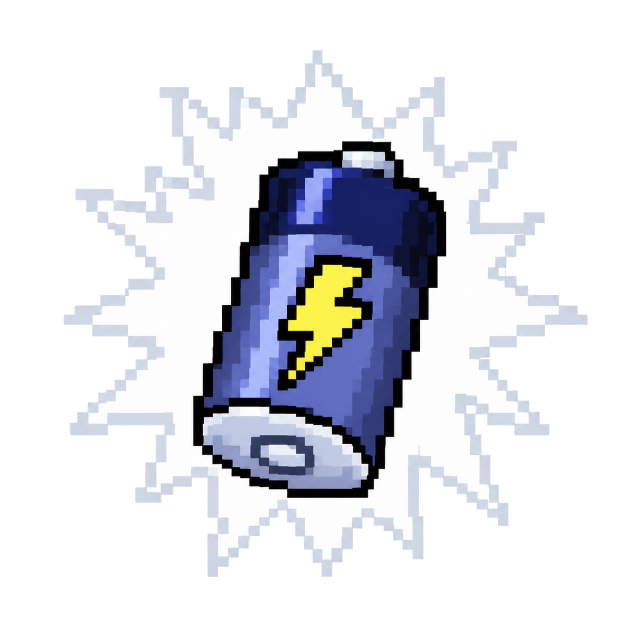
#> input picture output/imagegen/ability_icons_round34/battery_drain_transparent_source.png, 1254 x 1254 px (shown at 1/2 size)
$ python process_round34.py
#> lines starting #> are read from the running program, lines starting #| are printed output that depends on the picture; after the words box and inside, x2 and y2 are one past the last pixel; in counts of white or black regions, pixels touching at a corner belong together
from __future__ import annotations

from pathlib import Path

from PIL import Image, ImageDraw


ROOT = Path(__file__).resolve().parent
SIZE = 64


def resize_full_canvas(source_name: str, chroma: str) -> Image.Image:
#> called with source_name = 'battery_drain_transparent_source.png', chroma = 'magenta'
    source = Image.open(ROOT / source_name).convert("RGBA")
#> source is the input picture: PIL image 1254x1254 RGBA; mean R, G, B, A 70, 71.6, 77.9, 101.8

    # Lock the extracted source to binary alpha before nearest-neighbor reduction.
    alpha = source.getchannel("A").point(lambda value: 255 if value >= 128 else 0)
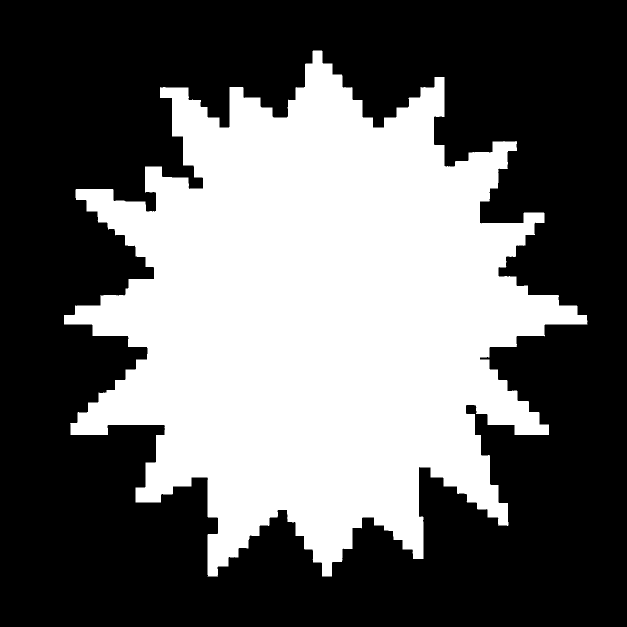
#> alpha: PIL image 1254x1254 L (shown at 1/2 size); 39.9% white; 1 white region, box (x1, y1, x2, y2) and area: (128, 101, 1175, 1153) 626782
    source.putalpha(alpha)
    result = source.resize((SIZE, SIZE), Image.Resampling.NEAREST)
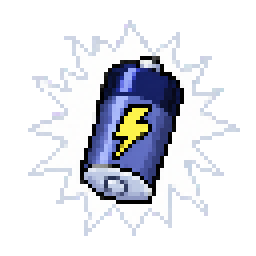
#> result: PIL image 64x64 RGBA (shown 4 times larger); mean R, G, B, A 69, 70.7, 76.7, 101.1; transparent parts drawn white

    # Remove any final chroma-colored edge pixels that survived extraction.
    cleaned = result.copy()
    for y in range(SIZE):
        for x in range(SIZE):
            red, green, blue, value = cleaned.getpixel((x, y))
            if not value:
                continue
            if chroma == "magenta":
                fringe = red > 120 and blue > 120 and red > green * 1.5 and blue > green * 1.5
            elif chroma == "green":
                fringe = green > 100 and green > red * 1.35 and green > blue * 1.35
            else:
                raise ValueError(f"Unsupported chroma: {chroma}")
            if fringe:
                cleaned.putpixel((x, y), (0, 0, 0, 0))

    return cleaned


# [51 lines left out: functions checkerboard, checkerboard_preview, qa32_preview, qa_sheet, not called in this run]


outputs = {
    "ability_battery_drain.png": resize_full_canvas(
        "battery_drain_transparent_source.png", "magenta"
    ),
    "ability_plasma_shot__variant_pink.png": resize_full_canvas(
        "plasma_shot_pink_transparent_source.png", "green"
    ),
    "ability_slime_ball.png": resize_full_canvas(
        "slime_ball_transparent_source.png", "magenta"
    ),
}
#> (the run stopped early here; a loop or call above may not have finished)
